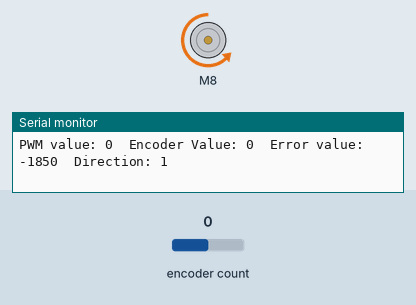
Bench run of a sketch on a simulated Arduino Uno, built with avr-gcc and run on an emulated ATmega328P. Parts: DC motor (green arrow = forward, orange = backward, longer = faster), the last lines printed to the serial monitor. The inputs (shaded band) are chosen by the test bench; at power-on: encoder count 0.

Above: at 1.2 s.
1.3 s: encoder count set to 1
At 1.8 s:
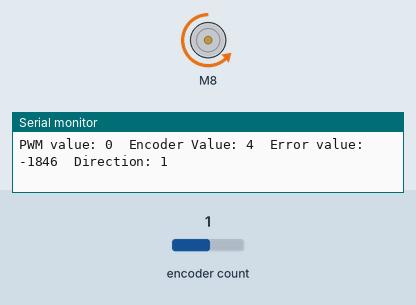
4.3 s: encoder count set to 5
At 5.5 s:
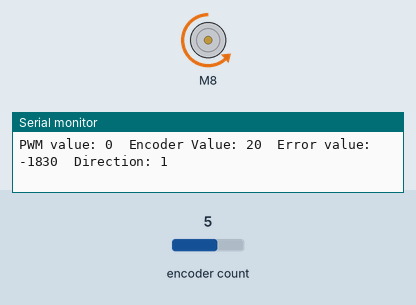
Timing chart, 0 to 7.3 s (numbered marks = the images above; inputs shaded):
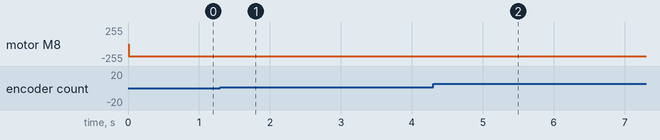

The sketch:

pd_controller_motor.ino
```cpp
#include <Encoder.h>
#include <L298N.h>

// Insert kp, kd and final position values here
// For vertical position, desiredPos is 1250
// For parallel right, desiredPos is 1850
int desiredPos = 1850;
double kp = 0.1;
double kd = 0.1;
// Do not edit beyond this

int in1 = 9;
int in2 = 8;
int in2_1 = 7;
int m_en2 = 6;
int m_en1 = 5;

L298N motor(in1, in2,  in2_1);
Encoder enc(m_en1, m_en2);

long current_val = 0;
long error_val = 0;
long previousMillis = 0;
long interval = 5;
unsigned short driverPwm = 0;
long error_val_init = 0;
long previousTime = 0;
long elapsedTime = 0;
long cumError = 0;
long rateError = 0;

void setup() {
  Serial.begin(115200);

  pinMode(in1, OUTPUT);
  pinMode(in2, OUTPUT);
}

void controlMotor(int speed, int dir){
  motor.setSpeed(speed);

  if(dir == L298N::BACKWARD)
    motor.run(L298N::FORWARD);
  else if (dir == L298N::FORWARD)
    motor.run(L298N::BACKWARD);
  else
    motor.run(L298N::STOP);

}

void loop() {
  unsigned long currentMillis = millis();
  long currEnc = enc.read();

  if(currentMillis - previousMillis > interval){
      elapsedTime = currentMillis - previousTime;
      error_val = currEnc - desiredPos;
      cumError += error_val * elapsedTime;
      rateError = (error_val - error_val_init)/elapsedTime;
      int effort = kp*error_val;
      int effort_pid = kp * error_val + kd * rateError;
      int direction = (abs(error_val > 0 ) ? L298N::FORWARD : L298N::BACKWARD);
      previousMillis = currentMillis;
      controlMotor(effort_pid, direction);

      Serial.print("PWM value: ");
      Serial.print(driverPwm);
      Serial.print("\tEncoder Value: ");
      Serial.print(currEnc);
      Serial.print("\tError value: ");
      Serial.print(error_val);
      Serial.print("\tDirection: ");
      Serial.println(direction);
      error_val_init = error_val;
      previousTime = currentMillis;
    }
}
```

Measured:
- after the input at 1.3 s, motor M8: backward 185/255 → backward 184/255 at once
- after the input at 4.3 s, motor M8: backward 184/255 → backward 183/255 at once
